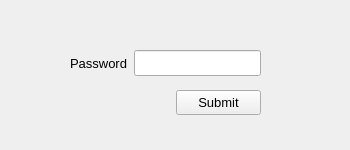
<?xml version="1.0" encoding="UTF-8"?>
<ui version="4.0">
 <class>LoginWindow</class>
 <widget class="QDialog" name="LoginWindow">
  <property name="geometry">
   <rect>
    <x>0</x>
    <y>0</y>
    <width>350</width>
    <height>150</height>
   </rect>
  </property>
  <property name="font">
   <font>
    <pointsize>11</pointsize>
   </font>
  </property>
  <property name="windowTitle">
   <string>Login</string>
  </property>
  <property name="windowIcon">
   <iconset>
    <normaloff>../../../../Desktop/login.png</normaloff>../../../../Desktop/login.png</iconset>
  </property>
  <widget class="QFrame" name="frame">
   <property name="geometry">
    <rect>
     <x>40</x>
     <y>20</y>
     <width>261</width>
     <height>121</height>
    </rect>
   </property>
   <property name="frameShape">
    <enum>QFrame::NoFrame</enum>
   </property>
   <property name="frameShadow">
    <enum>QFrame::Plain</enum>
   </property>
   <property name="lineWidth">
    <number>5</number>
   </property>
   <widget class="QWidget" name="layoutWidget">
    <property name="geometry">
     <rect>
      <x>30</x>
      <y>23</y>
      <width>191</width>
      <height>41</height>
     </rect>
    </property>
    <layout class="QHBoxLayout" name="horizontalLayout">
     <item>
      <widget class="QLabel" name="passwordLabel">
       <property name="font">
        <font>
         <pointsize>10</pointsize>
        </font>
       </property>
       <property name="text">
        <string>Password</string>
       </property>
      </widget>
     </item>
     <item>
      <widget class="QLineEdit" name="passwordBox">
       <property name="contextMenuPolicy">
        <enum>Qt::DefaultContextMenu</enum>
       </property>
       <property name="inputMethodHints">
        <set>Qt::ImhHiddenText|Qt::ImhNoAutoUppercase|Qt::ImhNoPredictiveText|Qt::ImhSensitiveData</set>
       </property>
       <property name="echoMode">
        <enum>QLineEdit::Password</enum>
       </property>
      </widget>
     </item>
    </layout>
   </widget>
   <widget class="QPushButton" name="pushButton">
    <property name="geometry">
     <rect>
      <x>136</x>
      <y>70</y>
      <width>85</width>
      <height>25</height>
     </rect>
    </property>
    <property name="font">
     <font>
      <pointsize>10</pointsize>
     </font>
    </property>
    <property name="focusPolicy">
     <enum>Qt::NoFocus</enum>
    </property>
    <property name="text">
     <string>Submit</string>
    </property>
   </widget>
  </widget>
 </widget>
 <resources/>
 <connections/>
</ui>
